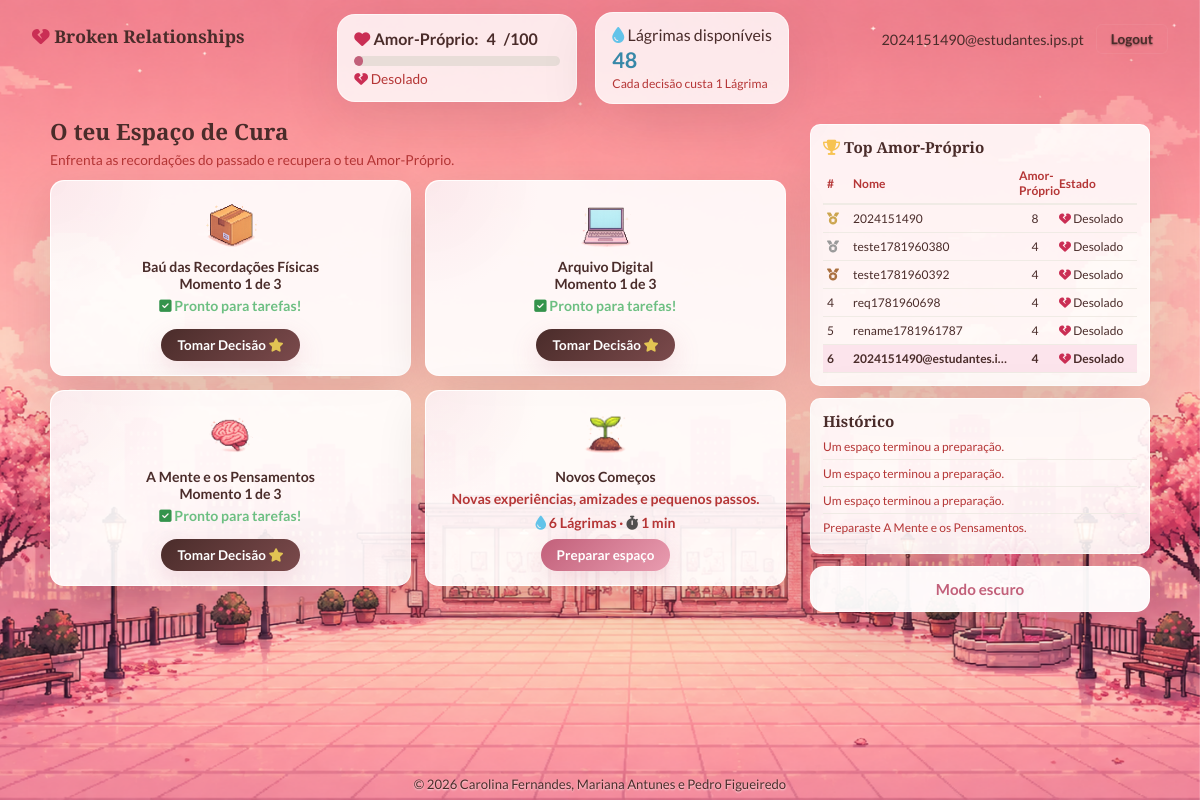
/dashboard (signed in), run on the app's committed database.
### tables this page shows
CREATE TABLE USER (
                    ID INTEGER PRIMARY KEY AUTOINCREMENT,
                    USERNAME TEXT UNIQUE NOT NULL,
                    EMAIL TEXT UNIQUE NOT NULL,
                    PASSWORD TEXT NOT NULL,
                    AMOR_PROPRIO INTEGER DEFAULT 4,
                    LAGRIMAS INTEGER DEFAULT 60
                );

CREATE TABLE SLOT (
                    ID INTEGER PRIMARY KEY AUTOINCREMENT,
                    USER_ID INTEGER NOT NULL,
                    NUMERO INTEGER NOT NULL,
                    ESTADO TEXT DEFAULT 'vazio',
                    TIPO TEXT,
                    ETAPA INTEGER DEFAULT 0,
                    CONSTRUCAO_FIM TEXT,
                    TAREFA_FIM TEXT,
                    TAREFA_NOME TEXT,
                    TAREFA_CORRETA INTEGER DEFAULT 0,
                    FOREIGN KEY (USER_ID) REFERENCES USER(ID)
                );

CREATE TABLE HISTORICO (
                    ID INTEGER PRIMARY KEY AUTOINCREMENT,
                    USER_ID INTEGER NOT NULL,
                    TEXTO TEXT NOT NULL,
                    CREATED_AT TEXT DEFAULT (datetime('now')),
                    FOREIGN KEY (USER_ID) REFERENCES USER(ID)
                );

### controllers/main_controller.py (the view)
@login_required
def dashboard():
    db = current_app.config["db"]
    atualizar_slots(db, current_user.id)
    user = db.get_user_by_id(current_user.id)
    slots = db.get_slots_by_user(current_user.id)
    historico = db.get_history(current_user.id)
    top_users = []
    for top_user in db.get_top_users():
        top_users.append({
            "id": top_user["id"],
            "username": top_user["username"],
            "amor_proprio": top_user["amor_proprio"],
            "estado": get_estado_emocional(top_user["amor_proprio"]),
        })
    return render_template(
        "dashboard.html",
        user=user,
        user_estado=get_estado_emocional(user.amor_proprio),
        slots=slots,
        construcoes=construcoes,
        tarefas=tarefas,
        top_users=top_users,
        custo_decisao=custo_decisao,
        historico=historico,
    )

### app.py (called while the page is built)
@login_manager.user_loader
def load_user(user_id):
    return get_user(user_id)

### controllers/main_controller.py (called while the page is built)
def atualizar_slots(db, user_id):
    now = datetime.now()
    for slot in db.get_slots_by_user(user_id):
        if slot["estado"] == "construindo":
            fim = str_to_dt(slot["construcao_fim"])
            if not fim or now >= fim:
                db.finish_slot_build(slot["id"])
                db.add_history(user_id, "Um espaço terminou a preparação.")
        elif slot["estado"] == "processando":
            fim = str_to_dt(slot["tarefa_fim"])
            if not fim or now >= fim:
                db.mark_slot_completed(slot["id"])
                db.add_history(user_id, "Uma tarefa ficou pronta para recolher.")

### models/game_model.py (called while the page is built)
def get_user(user_id):
    db = current_app.config["db"]
    return db.get_user_by_id(user_id)

def get_estado_emocional(amor_proprio):
    if amor_proprio == 100:
        return '<i class="fa-solid fa-heart" style="color: rgb(202, 46, 84);"></i> Curado'
    if amor_proprio >= 81:
        return '<wa-icon name="star" style="color: rgb(226, 196, 83);"></wa-icon> Quase Curado'
    if amor_proprio >= 61:
        return '<wa-icon name="star" style="color: rgb(226, 196, 83);"></wa-icon> Confiante'
    if amor_proprio >= 41:
        return '<i class="fa-solid fa-seedling" style="color: rgb(78, 134, 41);"></i> A Recuperar'
    if amor_proprio >= 21:
        return '<i class="fa-solid fa-cloud-showers-heavy" style="color: rgb(117, 111, 111);"></i> A Sofrer'
    return '<i class="fa-solid fa-heart-crack" style="color: rgb(202, 46, 84);"></i> Desolado'

    def connect(self):
        return dbapi2.connect(self.dbfile)

    def get_history(self, user_id):
        with self.connect() as connection:
            cursor = connection.cursor()
            cursor.execute(
                "SELECT TEXTO, CREATED_AT FROM HISTORICO WHERE USER_ID = ? ORDER BY ID DESC LIMIT 4",
                (user_id,),
            )
            return [{"texto": row[0], "created_at": row[1]} for row in cursor.fetchall()]

    def get_user_by_id(self, user_id):
        with self.connect() as connection:
            cursor = connection.cursor()
            cursor.execute(
                "SELECT ID, USERNAME, EMAIL, PASSWORD, AMOR_PROPRIO, LAGRIMAS FROM USER WHERE ID = ?",
                (user_id,),
            )
            row = cursor.fetchone()
            if row:
                return User(row[0], row[1], row[2], row[3], row[4], row[5])
            return None

### templates/dashboard.html (shortened to what this page needs)
{% extends 'base.html' %}
{% block body_class %}dashboard-page{% endblock %}
{% block content %}
<header role="banner">
    <nav class="navbar nav-inner" aria-label="Navegação principal">
        <div class="nav-logo"><i class="fa-solid fa-heart-crack" style="color: rgb(202, 46, 84);"></i> Broken Relationships</div>
        <div class="nav-recursos">
            <div class="amor-proprio-status">
                <div class="amor-proprio-header">
                    <span><i class="fa-solid fa-heart" style="color: rgb(202, 46, 84);"></i> Amor-Próprio:</span>
                    <strong id="amor-valor">{{ user.amor_proprio }}</strong>/100
                </div>
                <div class="barra-progresso amor-bar">
                    <div class="barra-fill" id="amor-progresso" data-amor-proprio="{{ user.amor_proprio }}"></div>
                </div>
                <div class="estado-emocional" id="estado-emocional">{{ user_estado|safe }}</div>
            </div>
            <div class="lagrimas-status">
                <span><i class="fa-solid fa-droplet" style="color: rgb(98, 195, 233);"></i> Lágrimas disponíveis</span>
                <strong id="lagrimas-valor">{{ user.lagrimas }}</strong>
                <small>Cada decisão custa {{ custo_decisao }} Lágrima</small>
            </div>
        </div>
        <div class="nav-user">
            <span>{{ user.username }}</span>
            <a href="{{ url_for('logout') }}" class="btn-logout">Logout</a>
        </div>
    </nav>
</header>
<div class="dashboard" id="dashboard-main">
    <section class="secao-principal" aria-labelledby="secao-titulo">
        <article>
            <h2 id="secao-titulo" class="secao-titulo">O teu Espaço de Cura</h2>
            <p class="secao-desc">Enfrenta as recordações do passado e recupera o teu Amor-Próprio.</p>
            <div class="slots-grid" role="list">
                {% for slot in slots %}
                <div class="slot" id="slot-{{ slot.numero }}" role="listitem" data-numero="{{ slot.numero }}" data-estado="{{ slot.estado }}" data-tipo="{{ slot.tipo or '' }}" data-etapa="{{ slot.etapa or 0 }}">
                    {% if slot.estado == 'vazio' %}
                    {% set tipo_info = construcoes[slot.tipo] %}
                    <div class="slot-vazio">
                        <img class="slot-icone-img" src="{{ url_for('static', filename=tipo_info.imagem) }}" alt="{{ tipo_info.nome }}">
                        <p>{{ tipo_info.nome }}</p>
                        <p class="slot-sub">{{ tipo_info.descricao }}</p>
                        <p class="slot-custo"><i class="fa-solid fa-droplet" style="color: rgb(98, 195, 233);"></i> {{ tipo_info.custo_lagrimas }} Lágrimas · <i class="fa-solid fa-stopwatch" style="color: rgb(80, 79, 79);"></i> 1 min</p>
                        <button type="button" class="btn btn-slot" data-action="construir" data-slot="{{ slot.numero }}" data-tipo="{{ slot.tipo }}" aria-label="Construir slot {{ slot.numero }}">Preparar espaço</button>
                    </div>
                    {% elif slot.estado == 'ativo' %}
                    {% set tipo_info = construcoes[slot.tipo] %}
                    {% set total_momentos = tarefas[slot.tipo] | length %}
                    <div class="slot-ativo">
                        <img class="slot-icone-img" src="{{ url_for('static', filename=tipo_info.imagem) }}" alt="{{ tipo_info.nome }}">
                        <p>{{ tipo_info.nome }}</p>
                        <p class="slot-meta">Momento {{ slot.etapa or 1 }} de {{ total_momentos }}</p>
                        <p class="slot-sub estado-ativo"><i class="fa-solid fa-square-check" style="color: rgb(52, 147, 76);"></i> Pronto para tarefas!</p>
                        <button type="button" class="btn btn-slot btn-acao" data-action="abrirMenuTarefas" data-slot="{{ slot.numero }}" data-tipo="{{ slot.tipo }}" aria-label="Tomar Decisão no slot {{ slot.numero }}">Tomar Decisão <wa-icon name="star" style="color: rgb(226, 196, 83);"></wa-icon></button>
                    </div>
                    {% endif %}
                </div>
                {% endfor %}
            </div>
        </article>
    </section>
    <aside class="painel-lateral" aria-labelledby="painel-titulo">
        <div class="painel-secao">
            <h3 id="painel-titulo"><i class="fa-solid fa-trophy" style="color: rgb(247, 195, 82);"></i> Top Amor-Próprio</h3>
            <table class="leaderboard">
                <thead>
                    <tr><th>#</th><th>Nome</th><th>Amor-Próprio</th><th>Estado</th></tr>
                </thead>
                <tbody>
                    {% for u in top_users %}
                    <tr class="{% if u.id == user.id %}linha-proprio{% endif %}">
                        <td>
                            {% if loop.index == 1 %}<i class="fa-solid fa-medal" style="color: rgb(204, 165, 79);"></i>
                            {% elif loop.index == 2 %}<i class="fa-solid fa-medal" style="color: rgb(154, 154, 154);"></i>
                            {% elif loop.index == 3 %}<i class="fa-solid fa-medal" style="color: rgb(170, 112, 63);"></i>
                            {% else %}{{ loop.index }}
                            {% endif %}
                        </td>
                        <td title="{{ u.username }}">{{ u.username }}</td>
                        <td>{{ u.amor_proprio }}</td>
                        <td>{{ u.estado|safe }}</td>
                    </tr>
                    {% endfor %}
                </tbody>
            </table>
        </div>
        <div class="painel-secao">
            <h3>Histórico</h3>
            <ul class="historico-lista">
                {% for item in historico %}
                <li>{{ item.texto }}</li>
                {% else %}
                <li>Ainda não existem ações recentes.</li>
                {% endfor %}
            </ul>
        </div>
        <button id="theme-toggle" class="btn theme-toggle-inline" type="button" aria-label="Alternar modo escuro">Modo escuro</button>
    </aside>
</div>
{% endblock %}

### data on the page
USER: amor_proprio "4", lagrimas "48", username "2024151490@estudantes.ips.pt", username "2024151490@estudantes.i…", estado "Desolado"
SLOT: shows a picture, nome "Baú das Recordações Físicas", ETAPA "1", total_momentos "3"
SLOT: shows a picture, nome "Arquivo Digital", ETAPA "1", total_momentos "3"
SLOT: shows a picture, nome "A Mente e os Pensamentos", ETAPA "1", NUMERO "3"
SLOT: nome "Novos Começos", descricao "Novas experiências, amizades e pequenos passos.", custo_lagrimas "6"
USER: username "2024151490", amor_proprio "8", estado "Desolado"
USER: username "teste1781960380", amor_proprio "4", estado "Desolado"
USER: username "teste1781960392", amor_proprio "4", estado "Desolado"
USER: username "req1781960698", amor_proprio "4", estado "Desolado"
USER: username "rename1781961787", amor_proprio "4", estado "Desolado"
HISTORICO: texto "Um espaço terminou a preparação."
HISTORICO: texto "Um espaço terminou a preparação."
HISTORICO: texto "Um espaço terminou a preparação."
HISTORICO: texto "Preparaste A Mente e os Pensamentos."

### other printed values
{{ user_estado|safe }} "Desolado"
{{ custo_decisao }} "1"
